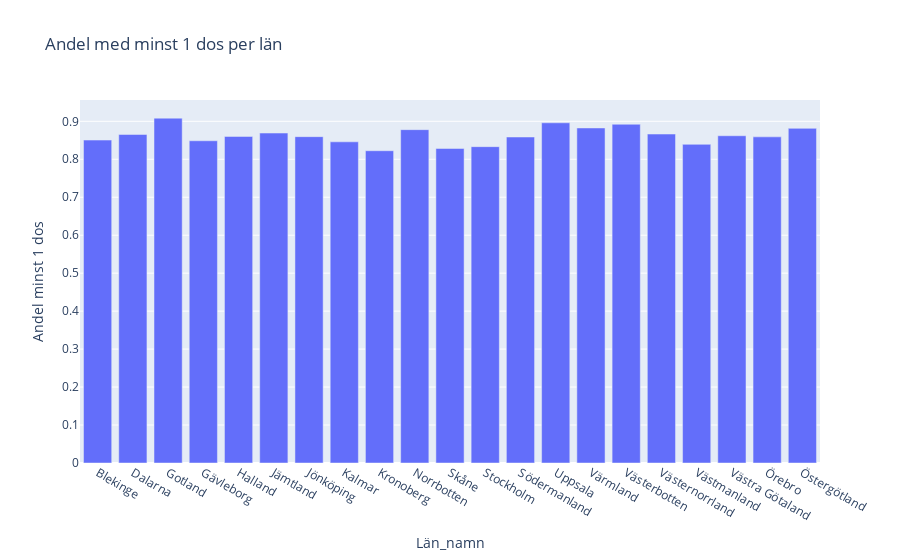

Notebook cell for this chart:
### Code cell
px.bar(covid19_vaccin_lan, x=covid19_vaccin_lan.index, y="Andel minst 1 dos", title="Andel med minst 1 dos per län")

### Figure 1 — Plotly figure (JSON) as saved in the notebook; plotly's stock layout.template omitted (floating-point values rounded to 4 significant figures)
{"data": [{"alignmentgroup": "True", "hovertemplate": "Län_namn=%{x}<br>Andel minst 1 dos=%{y}<extra></extra>", "legendgroup": "", "marker": {"color": "#636efa", "pattern": {"shape": ""}}, "name": "", "offsetgroup": "", "orientation": "v", "showlegend": false, "textposition": "auto", "type": "bar", "x": ["Blekinge", "Dalarna", "Gotland", "Gävleborg", "Halland", "Jämtland", "Jönköping", "Kalmar", "Kronoberg", "Norrbotten", "Skåne", "Stockholm", "Södermanland", "Uppsala", "Värmland", "Västerbotten", "Västernorrland", "Västmanland", "Västra Götaland", "Örebro", "Östergötland"], "xaxis": "x", "y": [0.8506, 0.8653, 0.9083, 0.8487, 0.8602, 0.8691, 0.8596, 0.846, 0.8225, 0.878, 0.8285, 0.8332, 0.8587, 0.8961, 0.8825, 0.8923, 0.8665, 0.8394, 0.862, 0.859, 0.8814], "yaxis": "y"}], "layout": {"barmode": "relative", "legend": {"tracegroupgap": 0}, "title": {"text": "Andel med minst 1 dos per län"}, "xaxis": {"anchor": "y", "domain": [0, 1], "title": {"text": "Län_namn"}}, "yaxis": {"anchor": "x", "domain": [0, 1], "title": {"text": "Andel minst 1 dos"}}}}
